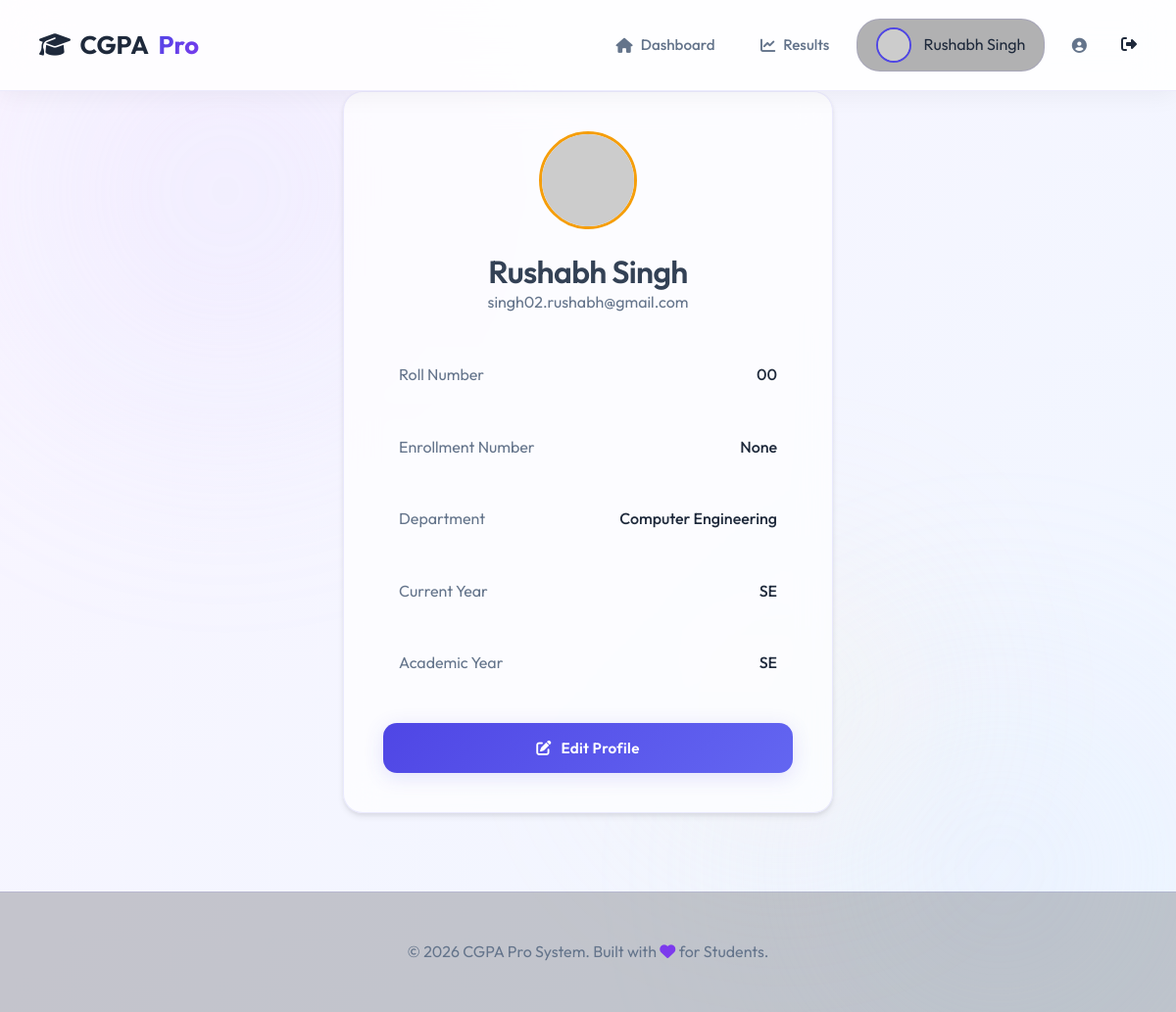
Page /view_profile (signed in) on the committed database.
### tables this page shows
CREATE TABLE users (
            id INTEGER PRIMARY KEY AUTOINCREMENT,
            email TEXT UNIQUE NOT NULL,
            name TEXT,
            roll_number TEXT,
            enrollment_number TEXT,
            department TEXT,
            academic_year TEXT,
            current_year TEXT,
            is_admin BOOLEAN DEFAULT 0
        );

### app.py (the view)
@app.route('/view_profile')
def view_profile():
    if 'user' not in session:
        return redirect(url_for('login'))
    conn = create_connection()
    cursor = conn.cursor()
    cursor.execute("SELECT email, name, roll_number, enrollment_number, department, academic_year, current_year FROM users WHERE email=?", (session['user']['email'],))
    user = cursor.fetchone()
    conn.close()
    if not user:
        return redirect(url_for('logout'))
    return render_template('view_profile.html', user=user)

### app.py (called while the page is built)
@app.context_processor
def inject_now():
    admin_emails = [e.strip() for e in os.getenv('ADMIN_EMAILS', '').split(',') if e.strip()]
    return {
        'now': datetime.utcnow(),
        'dev_mode': DEV_MODE,
        'admin_emails': admin_emails
    }

### database.py (called while the page is built)
def create_connection():
    conn = sqlite3.connect('database.db')
    return conn

### templates/view_profile.html (shortened to what this page needs)
{% extends "base.html" %}
{% block content %}
<div style="display: flex; justify-content: center; align-items: center; min-height: 80vh;">
    <div class="glass card" style="width: 100%; max-width: 500px; padding: 2.5rem; text-align: center;">
        <div style="margin-bottom: 2rem;">
            <img src="{{ session['user']['picture'] }}" alt="Profile"
                onerror="this.onerror=null; this.src='https://ui-avatars.com/api/?name={{ user[1]|urlencode }}';"
                style="width: 100px; height: 100px; border-radius: 50%; margin-bottom: 1rem; border: 3px solid var(--accent);">
            <h2 style="margin: 0; font-weight: 600;">{{ user[1] }}</h2>
            <p style="color: var(--text-muted);">{{ user[0] }}</p>
        </div>
        <div style="text-align: left; display: grid; gap: 1rem;">
            <div
                style="display: flex; justify-content: space-between; padding: 1rem; background: rgba(255,255,255,0.05); border-radius: 10px;">
                <span style="color: var(--text-muted);">Roll Number</span>
                <span style="font-weight: 500;">{{ user[2] }}</span>
            </div>
            <div
                style="display: flex; justify-content: space-between; padding: 1rem; background: rgba(255,255,255,0.05); border-radius: 10px;">
                <span style="color: var(--text-muted);">Enrollment Number</span>
                <span style="font-weight: 500;">{{ user[3] }}</span>
            </div>
            <div
                style="display: flex; justify-content: space-between; padding: 1rem; background: rgba(255,255,255,0.05); border-radius: 10px;">
                <span style="color: var(--text-muted);">Department</span>
                <span style="font-weight: 500;">{{ user[4] }}</span>
            </div>
            <div
                style="display: flex; justify-content: space-between; padding: 1rem; background: rgba(255,255,255,0.05); border-radius: 10px;">
                <span style="color: var(--text-muted);">Current Year</span>
                <span style="font-weight: 500;">{{ user[6] }}</span>
            </div>
            <div
                style="display: flex; justify-content: space-between; padding: 1rem; background: rgba(255,255,255,0.05); border-radius: 10px;">
                <span style="color: var(--text-muted);">Academic Year</span>
                <span style="font-weight: 500;">{{ user[6] }}</span>
            </div>
        </div>
        <div style="margin-top: 2rem;">
            <a href="{{ url_for('additional_info') }}" class="btn btn-primary" style="width: 100%;">
                <i class="fas fa-edit"></i> Edit Profile
            </a>
        </div>
    </div>
</div>
{% endblock %}

### templates/base.html (shortened to what this page needs)
<!DOCTYPE html>
<html lang="en">
<head>
    <link rel="stylesheet" href="{{ url_for('static', filename='css/style.css') }}">
    <link rel="stylesheet" href="https://cdnjs.cloudflare.com/ajax/libs/font-awesome/6.4.0/css/all.min.css">
</head>
<body>
    <div class="background-orbs">
        <div class="orb orb-1"></div>
        <div class="orb orb-2"></div>
        <div class="orb orb-3"></div>
    </div>
    <nav class="glass-nav">
        <div class="logo">
            <i class="fas fa-graduation-cap"></i> CGPA<span>Pro</span>
        </div>
        <div class="nav-links">
            {% if session.get('user') %}
            {% if session.get('user').email in admin_emails %}
            <a href="{{ url_for('admin_dashboard') }}"
                class="nav-item {% if request.endpoint == 'admin_dashboard' %}active{% endif %}">
                <i class="fas fa-tachometer-alt"></i> Dashboard
            </a>
            <a href="{{ url_for('view_students') }}"
                class="nav-item {% if request.endpoint == 'view_students' %}active{% endif %}">
                <i class="fas fa-users"></i> Students
            </a>
            <a href="{{ url_for('manage_grading_rules') }}"
                class="nav-item {% if request.endpoint == 'manage_grading_rules' %}active{% endif %}">
                <i class="fas fa-ruler"></i> Grading
            </a>
            {% else %}
            <a href="{{ url_for('student_dashboard') }}"
                class="nav-item {% if request.endpoint == 'student_dashboard' %}active{% endif %}">
                <i class="fas fa-home"></i> Dashboard
            </a>
            <a href="{{ url_for('view_result') }}"
                class="nav-item {% if request.endpoint == 'view_result' %}active{% endif %}">
                <i class="fas fa-chart-line"></i> Results
            </a>
            {% endif %}
            <div class="user-profile">
                <img src="{{ session.get('user').picture }}" alt="Profile" id="userProfileImg">
                <span>{{ session.get('user').name }}</span>
            </div>
            <a href="{{ url_for('view_profile') }}" class="nav-item" title="View Profile"
                style="margin-right: 0.5rem;"><i class="fas fa-user-circle"></i></a>
            <a href="{{ url_for('logout') }}" class="btn-logout"><i class="fas fa-sign-out-alt"></i></a>
            {% else %}
            <a href="{{ url_for('login') }}" class="btn-login">Login</a>
            {% endif %}
        </div>
    </nav>
    <main class="container">
        {% block content %}{% endblock %}
    </main>
    <footer>
        <p>&copy; 2026 CGPA Pro System. Built with <i class="fas fa-heart"></i> for Students.</p>
    </footer>
</body>
</html>

### rows in the picture
users: get "Rushabh Singh", name "Rushabh Singh", email "singh02.rushabh@gmail.com", roll_number "00", department "Computer Engineering", current_year "SE"

### other values in the picture
{{ user[3] }} "None"
